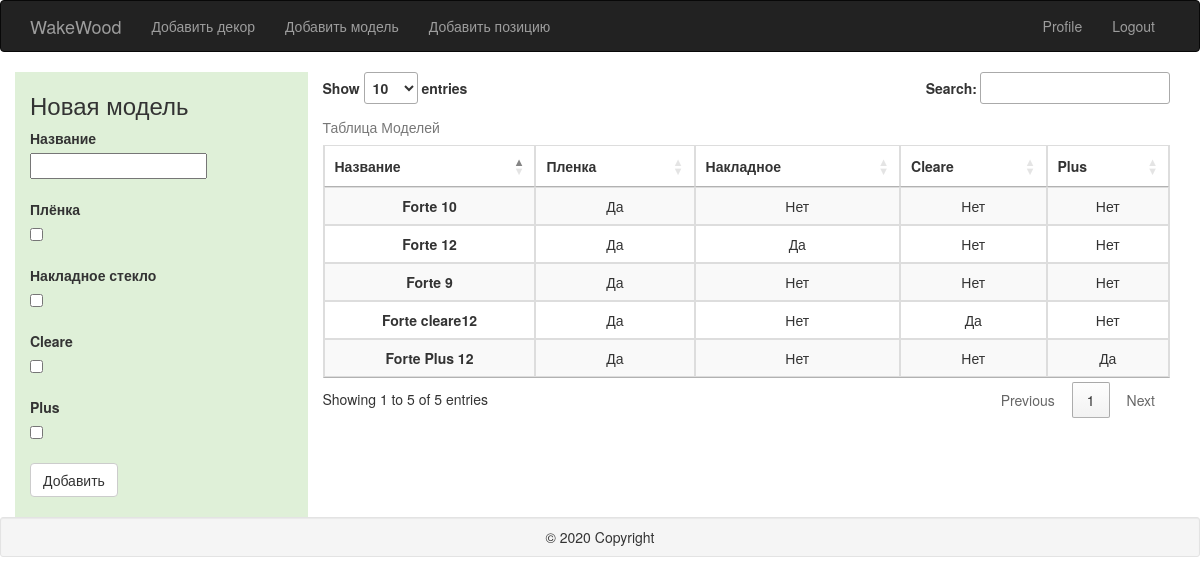
The app's page /door_model (signed in) with its own data.
### app_dir/models.py (models this page shows, shortened)
class DoorModel(db.Model):
    __tablename__ = 'door_models'
    id = db.Column(db.Integer, primary_key=True)
    positions = db.relationship(
        'Position',
        backref='doormodel'
    )
    modelname = db.Column(db.String(64), index=True, unique=True)
    laminate = db.Column(db.Boolean, default=False, nullable=False)
    cased_glass = db.Column(db.Boolean, default=False, nullable=False)
    glass_cleare = db.Column(db.Boolean, default=False, nullable=False)
    glass_plus = db.Column(db.Boolean, default=False, nullable=False)

### app_dir/routes.py (the view, shortened to what this page needs)
@app.route('/door_model', methods=['get', 'post'])
@login_required
def door_model():
    form = DoorModelForm()
    door_models = DoorModel.query.all()
    if not door_models:
        flash('В базе еще пусто')
    return render_template(
        'door_model.html',
        title='Model',
        door_models=door_models,
        forms=form
    )

### app_dir/forms.py
class DoorModelForm(FlaskForm):
    modelname = StringField('Название', validators=[DataRequired()])
    laminate = BooleanField('Плёнка', validators=[DataRequired()])
    cased_glass = BooleanField('Накладное стекло')
    glass_cleare = BooleanField('Cleare')
    glass_plus = BooleanField('Plus')
    submit = SubmitField('Добавить')

### app_dir/models.py (called while the page is built)
@login.user_loader
def load_user(id):
    return User.query.get(int(id))

### app_dir/templates/door_model.html (shortened to what this page needs)
{% extends "base.html" %}
{% from "_formhelpers.html" import render_field %}
{% block app_content %}
<div class="row" >
    <div class="col-sm-3 bg-success">
        <h3>Новая модель</h3>
        <form action="" method="post">
            <dl>
                {{ render_field(forms.modelname) }}
                {{ render_field(forms.laminate) }}
                {{ render_field(forms.cased_glass) }}
                {{ render_field(forms.glass_cleare) }}
                {{ render_field(forms.glass_plus) }}
                {{ forms.submit(class_="btn btn-default") }}
            </dl>
        </form>
    </div>
    <div class="col-sm-9">
        <table class="table table-bordered table-striped text-center" id="same_table">
            <caption>Таблица Моделей</caption>
            <thead>
                <tr>
                    <th>Название</th>
                    <th>Пленка</th>
                    <th>Накладное</th>
                    <th>Cleare</th>
                    <th>Plus</th>
                </tr>
            </thead>
            <tbody>
            {% for model in door_models %}
            <tr>
                <td>
                    <strong>{{ model.modelname }}</strong>
                </td>
                <td>
                    {{ 'Да' if model.laminate else 'Нет' }}
                </td>
                <td>
                    {{ 'Да' if model.cased_glass else 'Нет' }}
                </td>
                <td>
                    {{ 'Да' if model.glass_cleare else 'Нет' }}
                </td>
                <td>
                    {{ 'Да' if model.glass_plus else 'Нет' }}
                </td>
            </tr>
            {% endfor %}
            </tbody>
        </table>
    </div>
</div>
{% endblock %}

### records on screen
DoorModel: modelname "Forte 10", laminate "Да", cased_glass "Нет", glass_cleare "Нет", glass_plus "Нет"
DoorModel: modelname "Forte 9", laminate "Да", cased_glass "Нет", glass_cleare "Нет", glass_plus "Нет"
DoorModel: modelname "Forte 12", laminate "Да", cased_glass "Да", glass_cleare "Нет", glass_plus "Нет"
DoorModel: modelname "Forte cleare12", laminate "Да", cased_glass "Нет", glass_cleare "Да", glass_plus "Нет"
DoorModel: modelname "Forte Plus 12", laminate "Да", cased_glass "Нет", glass_cleare "Нет", glass_plus "Да"

### other values on screen
{{ field.label }} "Название Плёнка Накладное стекло Cleare Plus"
